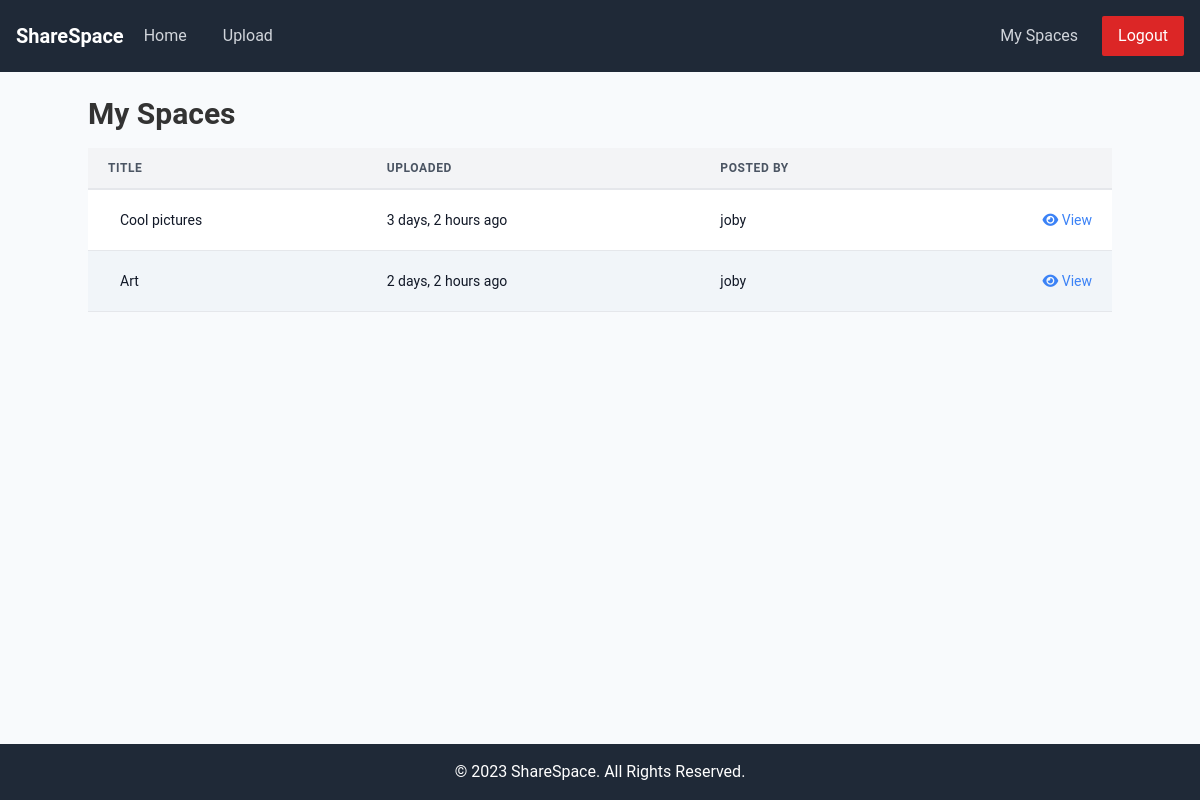
The page /spaces/ (signed in) on the database as committed earlier.
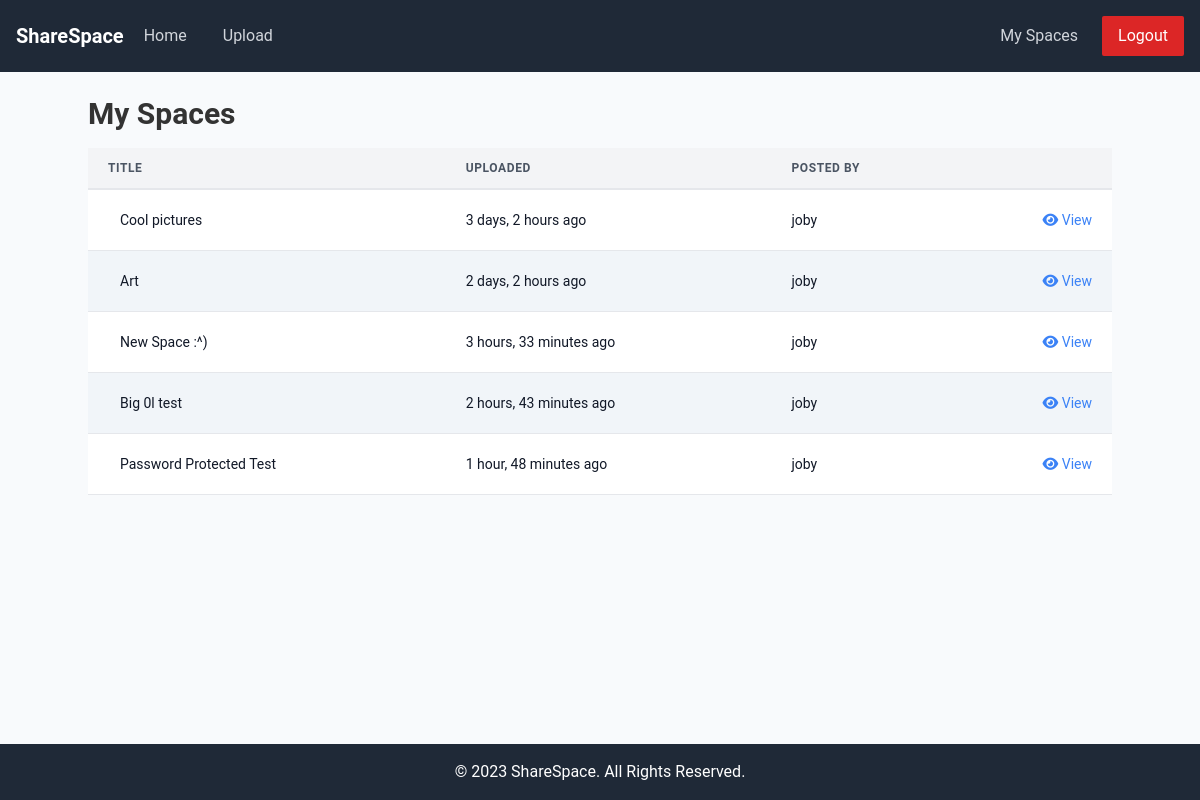
The same page on the database as committed later.
### app/models.py (models this page shows, shortened)
class ShareSpace(models.Model):
    class VisibilityChoices(models.TextChoices):
        PUBLIC = "public", "Public"
        PASSWORD_PROTECTED = "password_protected", "Password Protected"
        PRIVATE = "private", "Private"
    id = models.CharField(
        max_length=8, primary_key=True, default=generate_unique_id, editable=False
    )
    user = models.ForeignKey(User, on_delete=models.CASCADE)
    created_at = models.DateTimeField(auto_now_add=True)
    title = models.CharField(max_length=64)
    description = models.TextField(blank=True)
    visibility = models.CharField(
        max_length=20,
        choices=VisibilityChoices.choices,
        default=VisibilityChoices.PRIVATE,
    )
    password = models.CharField(max_length=50, blank=True, null=True)
    def time_uploaded_from_now(self):
        return timesince(self.created_at)

### app/views.py (the view)
# urls.py: path("spaces/", app_views.user_spaces, name="user_spaces"),
@login_required
def user_spaces(request):
    users_spaces = get_user_spaces(user=request.user)
    return render(request, "app/user_files.html", {"users_spaces": users_spaces})

### app/models.py (called while the page is built)
def get_user_spaces(user):
    return ShareSpace.objects.filter(user=user)

### app/templates/app/user_files.html (shortened to what this page needs)
{% extends "app/base.html" %}
{% block content %}
<div class="container mx-auto mt-6">
    <h3 class="text-3xl font-semibold mb-1">My Spaces</h3>
    <div class="overflow-x-auto mt-4">
        <table class="min-w-full table-auto leading-normal">
            <thead>
                <tr>
                    <th scope="col" class="px-5 py-3 border-b-2 border-gray-200 bg-gray-100 text-left text-xs font-semibold text-gray-600 uppercase tracking-wider">
                        Title
                    </th>
                    <th scope="col" class="px-5 py-3 border-b-2 border-gray-200 bg-gray-100 text-left text-xs font-semibold text-gray-600 uppercase tracking-wider">
                        Uploaded
                    </th>
                    <th scope="col" class="px-5 py-3 border-b-2 border-gray-200 bg-gray-100 text-left text-xs font-semibold text-gray-600 uppercase tracking-wider">
                        Posted By
                    </th>
                    <th scope="col" class="px-5 py-3 border-b-2 border-gray-200 bg-gray-100 text-left text-xs font-semibold text-gray-600 uppercase tracking-wider">
                    </th>
                </tr>
            </thead>
            <tbody>
                {% for space in users_spaces %}
                    <tr class="odd:bg-white even:bg-slate-100 hover:bg-slate-200 transition duration-200 ease-in-out">
                        <td class="px-5 py-5 border-b border-gray-200 text-sm">
                            <div class="flex items-center">
                                <div class="ml-3">
                                    <p class="text-gray-900 whitespace-no-wrap">
                                        {{ space.title }}
                                    </p>
                                </div>
                            </div>
                        </td>
                        <td class="px-5 py-5 border-b border-gray-200 text-sm">
                            <p class="text-gray-900 whitespace-no-wrap">{{ space.time_uploaded_from_now }} ago</p>
                        </td>
                        <td class="px-5 py-5 border-b border-gray-200 text-sm">
                            <p class="text-gray-900 whitespace-no-wrap">{{ space.user.username }}</p>
                        </td>
                        <td class="px-5 py-5 border-b border-gray-200 text-sm text-right">
                            <a href="{% url 'view_share_space' space.id %}" class="text-blue-500 hover:text-blue-800 transition duration-300 ease-in-out">
                                <i class="fa-solid fa-eye"></i> View
                            </a>
                        </td>
                    </tr>
                {% empty %}
                    <tr>
                        <td colspan="3" class="px-5 py-2 border-b border-gray-200 bg-white text-sm text-center">
                            <p class="text-gray-900 whitespace-no-wrap">No files in this share space yet.</p>
                        </td>
                    </tr>
                {% endfor %}
            </tbody>
        </table>
    </div>
</div>
{% endblock content %}

### app/templates/app/base.html (shortened to what this page needs)
{% load static %}
<!DOCTYPE html>
<html lang="en">
    <head>
        <link rel="stylesheet" href="{% static "css/styles.css" %}">
        <script src="https://cdn.tailwindcss.com"></script>
        <link rel="stylesheet" href="https://cdnjs.cloudflare.com/ajax/libs/font-awesome/6.5.1/css/all.min.css" />
    </head>
    <body class="flex flex-col min-h-screen">
        <nav class="bg-gray-800 p-4 text-white">
            <div class="flex justify-between items-center">
                <div class="flex items-center space-x-1">
                    <a class="text-xl font-semibold" href="{% url 'home' %}">ShareSpace</a>
                    <a class="py-2 px-4 text-gray-300 hover:text-white" href="{% url 'home' %}">Home</a>
                    {% if user.is_authenticated %}
                        <a class="py-2 px-4 text-gray-300 hover:text-white" href="{% url 'upload' %}">Upload</a>
                    {% endif %}
                </div>
                <div id="navbar-links" class="hidden md:flex justify-end items-center space-x-2">
                    {% if user.is_authenticated %}
                        <a class="py-2 px-4 text-gray-300 hover:text-white" href="{% url 'user_spaces' %}">My Spaces</a>
                        <a class="py-2 px-4 bg-red-600 hover:bg-red-700 text-white rounded-sm" href="{% url 'logout' %}">Logout</a>
                    {% else %}
                        <a class="py-2 px-4 bg-indigo-500 hover:bg-indigo-600 text-white rounded-sm" href="{% url 'login' %}">Sign In</a>
                        <a class="py-2 px-4 bg-green-500 hover:bg-green-600 text-white rounded-sm" href="{% url 'register' %}">Sign Up</a>
                    {% endif %}
                </div>
            </div>
        </nav>
        <main class="flex-grow bg-slate-50">
            <div id="message-container" class="container mx-auto p-4">
            </div>
            {% block content %}
            {% endblock content %}
        </main>
        <footer class="bg-gray-800 text-white text-center py-4 mt-auto">
            © 2023 ShareSpace<a href="{% url "admin_panel" %}" class="text-white-500">.</a> All Rights Reserved.
        </footer>
    </body>
</html>

### app/static/css/styles.css (style rules this page uses)
:root { --gray-100: #f8f9fa; }
*, *::before, *::after { box-sizing: content-box; }
html, body { padding: 0; margin: 0; }
body { font-family: "Roboto", sans-serif; color: #333; }
.container { position: relative; }
#message-container { position: absolute; top: 0; right: 0; left: 0; z-index: 10; }

Rows that differ between the two databases and show on the page:
added ShareSpace: title "New Space :^)", time_uploaded_from_now "3 hours, 33 minutes", user.username "joby"
added ShareSpace: title "Big 0l test", time_uploaded_from_now "2 hours, 43 minutes", user.username "joby"
added ShareSpace: title "Password Protected Test", time_uploaded_from_now "1 hour, 48 minutes", user.username "joby"
